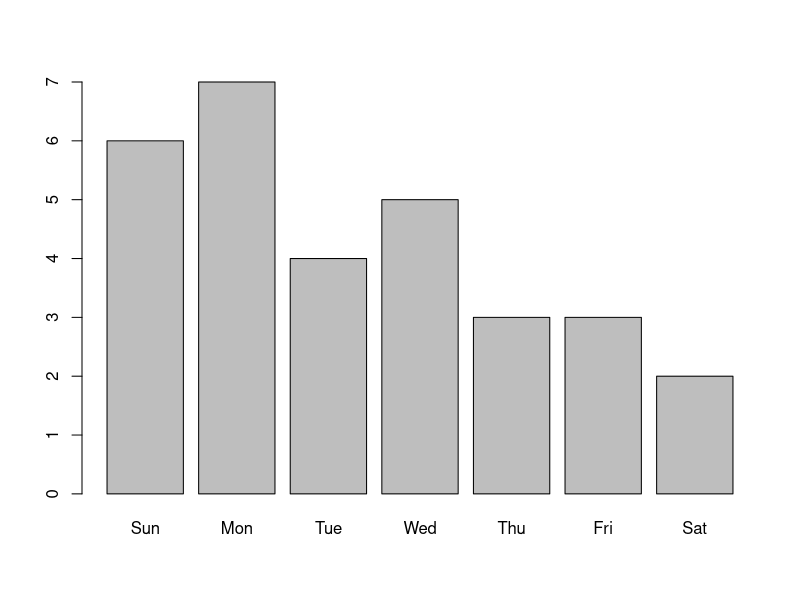
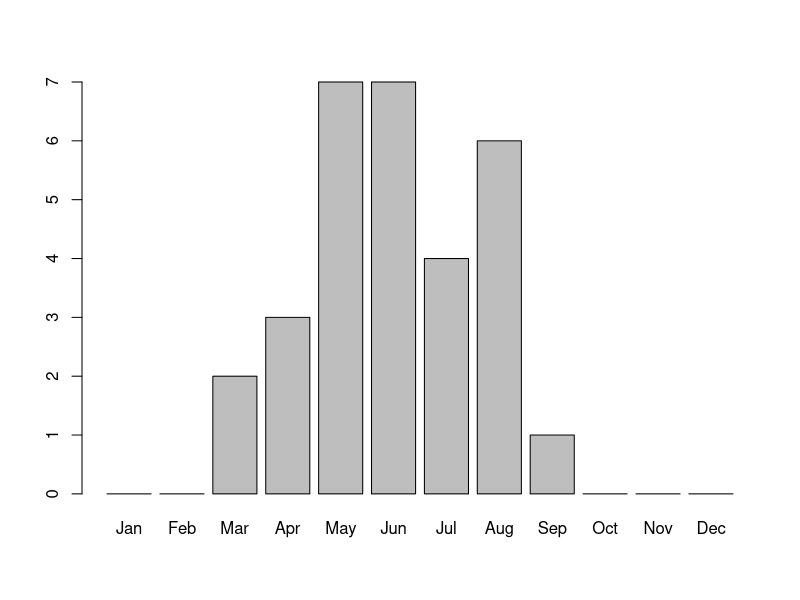

Write the R code that produced these figures, in order.
library(chron)


### Name: days
### Title: Return Various Periods from a Chron or Dates Object
### Aliases: days months.default quarters.default weekdays.default years
### Keywords: chron

### ** Examples

dts <- dates("07/01/78") + trunc(50 * rnorm(30))
plot(weekdays(dts))
plot(months(dts))

## The day in the current timezone as a Date object.
Dt <- Sys.Date()
## Using the months method for Date objects.
months(Dt)
## Using the months default method.
months(as.chron(Dt))
